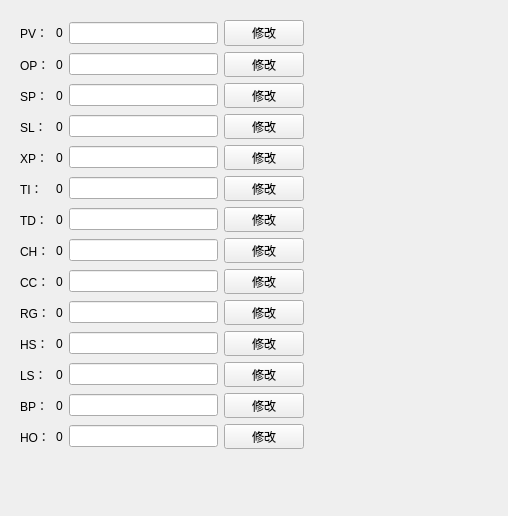
<?xml version="1.0" encoding="UTF-8"?>
<ui version="4.0">
 <class>Form</class>
 <widget class="QWidget" name="Form">
  <property name="geometry">
   <rect>
    <x>0</x>
    <y>0</y>
    <width>508</width>
    <height>516</height>
   </rect>
  </property>
  <property name="windowTitle">
   <string>Form</string>
  </property>
  <widget class="QWidget" name="">
   <property name="geometry">
    <rect>
     <x>20</x>
     <y>20</y>
     <width>284</width>
     <height>429</height>
    </rect>
   </property>
   <layout class="QGridLayout" name="gridLayout">
    <item row="0" column="0">
     <widget class="QLabel" name="label_PV">
      <property name="text">
       <string>PV：</string>
      </property>
     </widget>
    </item>
    <item row="0" column="1">
     <widget class="QLabel" name="label_PV_Value">
      <property name="text">
       <string>0</string>
      </property>
     </widget>
    </item>
    <item row="0" column="2">
     <widget class="QLineEdit" name="lineEdit_PV"/>
    </item>
    <item row="0" column="3">
     <widget class="QPushButton" name="pushButton_PV">
      <property name="text">
       <string>修改</string>
      </property>
     </widget>
    </item>
    <item row="1" column="0">
     <widget class="QLabel" name="label_OP">
      <property name="text">
       <string>OP：</string>
      </property>
     </widget>
    </item>
    <item row="1" column="1">
     <widget class="QLabel" name="label_OP_Value">
      <property name="text">
       <string>0</string>
      </property>
     </widget>
    </item>
    <item row="1" column="2">
     <widget class="QLineEdit" name="lineEdit_OP"/>
    </item>
    <item row="1" column="3">
     <widget class="QPushButton" name="pushButton_OP">
      <property name="text">
       <string>修改</string>
      </property>
     </widget>
    </item>
    <item row="2" column="0">
     <widget class="QLabel" name="label_SP">
      <property name="text">
       <string>SP：</string>
      </property>
     </widget>
    </item>
    <item row="2" column="1">
     <widget class="QLabel" name="label_SP_Value">
      <property name="text">
       <string>0</string>
      </property>
     </widget>
    </item>
    <item row="2" column="2">
     <widget class="QLineEdit" name="lineEdit_SP"/>
    </item>
    <item row="2" column="3">
     <widget class="QPushButton" name="pushButton_SP">
      <property name="text">
       <string>修改</string>
      </property>
     </widget>
    </item>
    <item row="3" column="0">
     <widget class="QLabel" name="label_SL">
      <property name="text">
       <string>SL：</string>
      </property>
     </widget>
    </item>
    <item row="3" column="1">
     <widget class="QLabel" name="label_SL_Value">
      <property name="text">
       <string>0</string>
      </property>
     </widget>
    </item>
    <item row="3" column="2">
     <widget class="QLineEdit" name="lineEdit_SL"/>
    </item>
    <item row="3" column="3">
     <widget class="QPushButton" name="pushButton_SL">
      <property name="text">
       <string>修改</string>
      </property>
     </widget>
    </item>
    <item row="4" column="0">
     <widget class="QLabel" name="label_XP">
      <property name="text">
       <string>XP：</string>
      </property>
     </widget>
    </item>
    <item row="4" column="1">
     <widget class="QLabel" name="label_XP_Value">
      <property name="text">
       <string>0</string>
      </property>
     </widget>
    </item>
    <item row="4" column="2">
     <widget class="QLineEdit" name="lineEdit_XP"/>
    </item>
    <item row="4" column="3">
     <widget class="QPushButton" name="pushButton_XP">
      <property name="text">
       <string>修改</string>
      </property>
     </widget>
    </item>
    <item row="5" column="0">
     <widget class="QLabel" name="label_TI">
      <property name="text">
       <string>TI：</string>
      </property>
     </widget>
    </item>
    <item row="5" column="1">
     <widget class="QLabel" name="label_TI_Value">
      <property name="text">
       <string>0</string>
      </property>
     </widget>
    </item>
    <item row="5" column="2">
     <widget class="QLineEdit" name="lineEdit_TI"/>
    </item>
    <item row="5" column="3">
     <widget class="QPushButton" name="pushButton_TI">
      <property name="text">
       <string>修改</string>
      </property>
     </widget>
    </item>
    <item row="6" column="0">
     <widget class="QLabel" name="label_TD">
      <property name="text">
       <string>TD：</string>
      </property>
     </widget>
    </item>
    <item row="6" column="1">
     <widget class="QLabel" name="label_TD_Value">
      <property name="text">
       <string>0</string>
      </property>
     </widget>
    </item>
    <item row="6" column="2">
     <widget class="QLineEdit" name="lineEdit_TD"/>
    </item>
    <item row="6" column="3">
     <widget class="QPushButton" name="pushButton_TD">
      <property name="text">
       <string>修改</string>
      </property>
     </widget>
    </item>
    <item row="7" column="0">
     <widget class="QLabel" name="label_CH">
      <property name="text">
       <string>CH：</string>
      </property>
     </widget>
    </item>
    <item row="7" column="1">
     <widget class="QLabel" name="label_CH_Value">
      <property name="text">
       <string>0</string>
      </property>
     </widget>
    </item>
    <item row="7" column="2">
     <widget class="QLineEdit" name="lineEdit_CH"/>
    </item>
    <item row="7" column="3">
     <widget class="QPushButton" name="pushButton_CH">
      <property name="text">
       <string>修改</string>
      </property>
     </widget>
    </item>
    <item row="8" column="0">
     <widget class="QLabel" name="label_CC">
      <property name="text">
       <string>CC：</string>
      </property>
     </widget>
    </item>
    <item row="8" column="1">
     <widget class="QLabel" name="label_CC_Value">
      <property name="text">
       <string>0</string>
      </property>
     </widget>
    </item>
    <item row="8" column="2">
     <widget class="QLineEdit" name="lineEdit_CC"/>
    </item>
    <item row="8" column="3">
     <widget class="QPushButton" name="pushButton_CC">
      <property name="text">
       <string>修改</string>
      </property>
     </widget>
    </item>
    <item row="9" column="0">
     <widget class="QLabel" name="label_RG">
      <property name="text">
       <string>RG：</string>
      </property>
     </widget>
    </item>
    <item row="9" column="1">
     <widget class="QLabel" name="label_RG_Value">
      <property name="text">
       <string>0</string>
      </property>
     </widget>
    </item>
    <item row="9" column="2">
     <widget class="QLineEdit" name="lineEdit_RG"/>
    </item>
    <item row="9" column="3">
     <widget class="QPushButton" name="pushButton_RG">
      <property name="text">
       <string>修改</string>
      </property>
     </widget>
    </item>
    <item row="10" column="0">
     <widget class="QLabel" name="label_HS">
      <property name="text">
       <string>HS：</string>
      </property>
     </widget>
    </item>
    <item row="10" column="1">
     <widget class="QLabel" name="label_HS_Value">
      <property name="text">
       <string>0</string>
      </property>
     </widget>
    </item>
    <item row="10" column="2">
     <widget class="QLineEdit" name="lineEdit_HS"/>
    </item>
    <item row="10" column="3">
     <widget class="QPushButton" name="pushButton_HS">
      <property name="text">
       <string>修改</string>
      </property>
     </widget>
    </item>
    <item row="11" column="0">
     <widget class="QLabel" name="label_LS">
      <property name="text">
       <string>LS：</string>
      </property>
     </widget>
    </item>
    <item row="11" column="1">
     <widget class="QLabel" name="label_LS_Value">
      <property name="text">
       <string>0</string>
      </property>
     </widget>
    </item>
    <item row="11" column="2">
     <widget class="QLineEdit" name="lineEdit_LS"/>
    </item>
    <item row="11" column="3">
     <widget class="QPushButton" name="pushButton_LS">
      <property name="text">
       <string>修改</string>
      </property>
     </widget>
    </item>
    <item row="12" column="0">
     <widget class="QLabel" name="label_BP">
      <property name="text">
       <string>BP：</string>
      </property>
     </widget>
    </item>
    <item row="12" column="1">
     <widget class="QLabel" name="label_BP_Value">
      <property name="text">
       <string>0</string>
      </property>
     </widget>
    </item>
    <item row="12" column="2">
     <widget class="QLineEdit" name="lineEdit_BP"/>
    </item>
    <item row="12" column="3">
     <widget class="QPushButton" name="pushButton_BP">
      <property name="text">
       <string>修改</string>
      </property>
     </widget>
    </item>
    <item row="13" column="0">
     <widget class="QLabel" name="label_HO">
      <property name="text">
       <string>HO：</string>
      </property>
     </widget>
    </item>
    <item row="13" column="1">
     <widget class="QLabel" name="label_HO_Value">
      <property name="text">
       <string>0</string>
      </property>
     </widget>
    </item>
    <item row="13" column="2">
     <widget class="QLineEdit" name="lineEdit_HO"/>
    </item>
    <item row="13" column="3">
     <widget class="QPushButton" name="pushButton_HO">
      <property name="text">
       <string>修改</string>
      </property>
     </widget>
    </item>
   </layout>
  </widget>
 </widget>
 <resources/>
 <connections/>
</ui>
